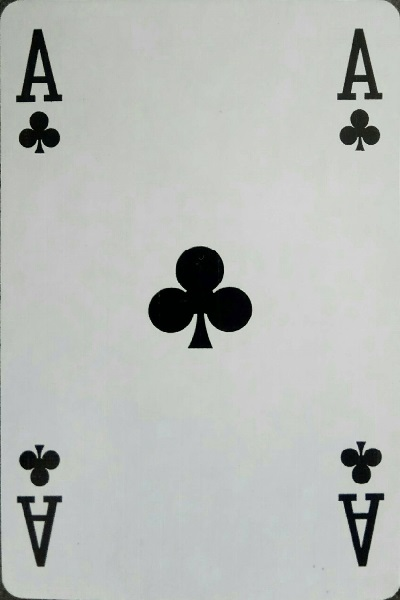
#> input picture src/main/python/cardProfile_Ace_Clubs.jpg, 400 x 600 px
$ python -i CardAnalyser.py   (imports and definitions only)
#> lines starting #> are read from the running program, lines starting #| are printed output that depends on the picture
#> further down, picture is the input picture: shape (600, 400, 3); mean B, G, R 184, 187.1, 183.9
### src/main/python/ImageProcessor.py
import cv2
import numpy as np

class ImageProcessor:

    def __init__(self):
        self.variable = 12

    def getThreshImage(self, image):
        image = cv2.GaussianBlur(image, (11, 11), 0)
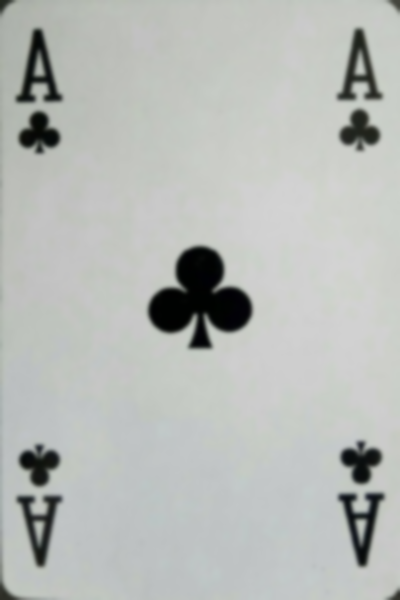
#> image: shape (600, 400, 3); mean of channels 0, 1, 2 184.1, 187.2, 184; drawn as B, G, R
        hsv = cv2.cvtColor(image, cv2.COLOR_BGR2HSV)
#> hsv: shape (600, 400, 3); mean H, S, V 56.4, 10.3, 187.4

        # define range of blue color in HSV
        lower_blue = np.array([30, 80, 60])
        upper_blue = np.array([112, 230, 230])
        # Threshold the HSV image to get only blue colors
        mask = cv2.inRange(hsv, lower_blue, upper_blue)
#> mask: shape (600, 400); every value is 0
        return mask


    # [21 lines left out: function getThreshImageOld, not called in this run]

### src/main/python/CardAnalyser.py
import time

from Card import Card
from ImageProcessor import ImageProcessor
import numpy as np
import cv2
proc = ImageProcessor()

class CardAnalyser:

    # [99 lines left out: functions findCards, findContour, perspectiveTransform, SortPoints, not called in this run]

    def findCardsOld(self, img_color):

        thresh_image = proc.getThreshImage(img_color)
        cv2.imshow("tresh",thresh_image)

        # this is a command reference several places to do it this way. that finds contours.
        contours, _ = cv2.findContours(thresh_image, cv2.RETR_EXTERNAL, cv2.CHAIN_APPROX_SIMPLE)
#> contours = []

        # if nothing is found, then return that result.
        if len(contours) == 0:
            return [], False

        cards = []
        for i in range(len(contours)):

            # reduces the contour vertices, with strange constants. that somehow works, look at reference.
            peri = cv2.arcLength(contours[i], True)
            approx = cv2.approxPolyDP(contours[i], 0.04 * peri, True) # now we have a simplified polygon.
            pts = np.float32(approx)   # creates the polygon into vertices, in order m upper left to right to down.

            apprIndex = 0
            appr = []
            # if the vertices ammount is 4. then we count it as a card.

            if len(approx) == 4:
                appr.append(approx)
                if contours[i].size > 25  :
                    # for each square we find we create a Card object.
                    card = Card()
                    card.initiateCard(contours[i], pts)

                    # getting the profile image and setting it
                    profile = self.createProfile(pts, img_color)
                    card.setProfile(profile)

                    # adding to list.
                    cards.append(card)

                    # drawing contours
                    cv2.drawContours(img_color, appr, apprIndex , (144, 244, 155), 1)
                    apprIndex += 1

        cv2.imshow("contours" ,img_color)
        return cards, True

    # [25 lines left out: function createProfile, not called in this run]

>>> import cv2
>>> picture = cv2.imread('cardProfile_Ace_Clubs.jpg')
>>> result = CardAnalyser().findCardsOld(picture)
#> result = ([], False)

$ run again, on src/main/python/cardProfile_Ace_Hearts.jpg
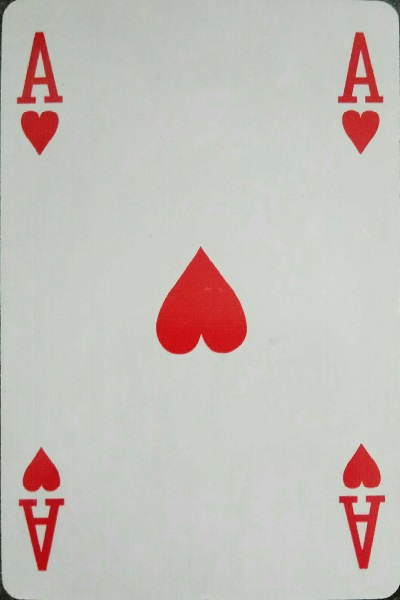
#> input picture src/main/python/cardProfile_Ace_Hearts.jpg, 400 x 600 px
#> picture is the input picture: shape (600, 400, 3); mean B, G, R 185.3, 190.2, 197.4
#> in getThreshImage, `image = cv2.GaussianBlur(image, (11, 11), 0)`:
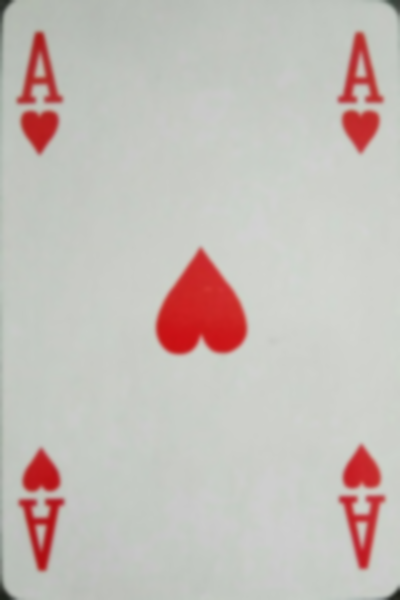
#> image: shape (600, 400, 3); mean of channels 0, 1, 2 185.4, 190.3, 197.5; drawn as B, G, R
#> hsv: shape (600, 400, 3); mean H, S, V 47.6, 20.1, 200.6
#> mask: shape (600, 400); every value is 0
#> contours = []
#> result = ([], False)

$ run again, on src/main/python/cardProfile_Ace_Spades.jpg
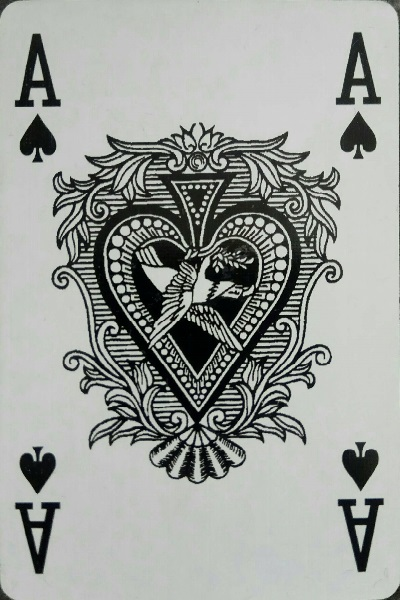
#> input picture src/main/python/cardProfile_Ace_Spades.jpg, 400 x 600 px
#> picture is the input picture: shape (600, 400, 3); mean B, G, R 156.9, 161, 157.7
#> in getThreshImage, `image = cv2.GaussianBlur(image, (11, 11), 0)`:
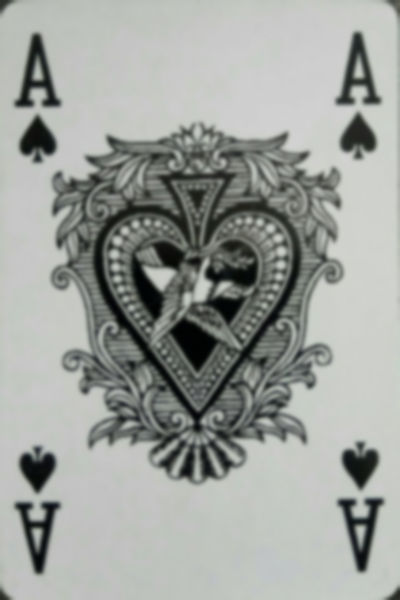
#> image: shape (600, 400, 3); mean of channels 0, 1, 2 157, 161.1, 157.8; drawn as B, G, R
#> hsv: shape (600, 400, 3); mean H, S, V 50.1, 11.4, 161.1
#> mask: shape (600, 400); every value is 0
#> contours = []
#> result = ([], False)
